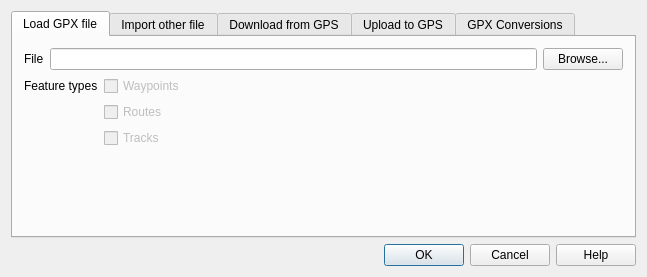
<?xml version="1.0" encoding="UTF-8"?>
<ui version="4.0">
 <class>QgsGPSPluginGuiBase</class>
 <widget class="QDialog" name="QgsGPSPluginGuiBase">
  <property name="geometry">
   <rect>
    <x>0</x>
    <y>0</y>
    <width>647</width>
    <height>277</height>
   </rect>
  </property>
  <property name="windowTitle">
   <string>GPS Tools</string>
  </property>
  <property name="windowIcon">
   <iconset>
    <normaloff/>
   </iconset>
  </property>
  <layout class="QVBoxLayout" name="verticalLayout_2">
   <item>
    <widget class="QTabWidget" name="tabWidget">
     <property name="currentIndex">
      <number>0</number>
     </property>
     <widget class="QWidget" name="tab1">
      <attribute name="title">
       <string>Load GPX file</string>
      </attribute>
      <layout class="QVBoxLayout" name="verticalLayout">
       <item>
        <layout class="QGridLayout" name="gridLayout_2">
         <item row="0" column="0">
          <widget class="QLabel" name="lblGPXFile">
           <property name="text">
            <string>File</string>
           </property>
           <property name="buddy">
            <cstring>pbnGPXSelectFile</cstring>
           </property>
          </widget>
         </item>
         <item row="0" column="1">
          <widget class="QgsFileDropEdit" name="leGPXFile"/>
         </item>
         <item row="0" column="2">
          <widget class="QPushButton" name="pbnGPXSelectFile">
           <property name="text">
            <string>Browse...</string>
           </property>
          </widget>
         </item>
        </layout>
       </item>
       <item>
        <layout class="QGridLayout" name="gridLayout_3">
         <item row="0" column="0">
          <widget class="QLabel" name="lblGPXFeatureTypes">
           <property name="text">
            <string>Feature types</string>
           </property>
           <property name="buddy">
            <cstring>cbGPXWaypoints</cstring>
           </property>
          </widget>
         </item>
         <item row="0" column="1">
          <widget class="QCheckBox" name="cbGPXWaypoints">
           <property name="enabled">
            <bool>false</bool>
           </property>
           <property name="text">
            <string>Waypoints</string>
           </property>
           <property name="checked">
            <bool>false</bool>
           </property>
          </widget>
         </item>
         <item row="1" column="1">
          <widget class="QCheckBox" name="cbGPXRoutes">
           <property name="enabled">
            <bool>false</bool>
           </property>
           <property name="text">
            <string>Routes</string>
           </property>
           <property name="checked">
            <bool>false</bool>
           </property>
          </widget>
         </item>
         <item row="2" column="1">
          <widget class="QCheckBox" name="cbGPXTracks">
           <property name="enabled">
            <bool>false</bool>
           </property>
           <property name="text">
            <string>Tracks</string>
           </property>
           <property name="checked">
            <bool>false</bool>
           </property>
          </widget>
         </item>
         <item row="1" column="2">
          <spacer name="horizontalSpacer">
           <property name="orientation">
            <enum>Qt::Horizontal</enum>
           </property>
           <property name="sizeHint" stdset="0">
            <size>
             <width>40</width>
             <height>20</height>
            </size>
           </property>
          </spacer>
         </item>
        </layout>
       </item>
       <item>
        <spacer name="verticalSpacer_2">
         <property name="orientation">
          <enum>Qt::Vertical</enum>
         </property>
         <property name="sizeHint" stdset="0">
          <size>
           <width>20</width>
           <height>40</height>
          </size>
         </property>
        </spacer>
       </item>
      </layout>
     </widget>
     <widget class="QWidget" name="tab2">
      <attribute name="title">
       <string>Import other file</string>
      </attribute>
      <layout class="QGridLayout" name="gridLayout">
       <item row="0" column="0">
        <widget class="QLabel" name="textLabel1_5">
         <property name="text">
          <string>File to import</string>
         </property>
         <property name="buddy">
          <cstring>pbnIMPInput</cstring>
         </property>
        </widget>
       </item>
       <item row="0" column="1">
        <widget class="QLineEdit" name="leIMPInput">
         <property name="enabled">
          <bool>false</bool>
         </property>
        </widget>
       </item>
       <item row="0" column="2">
        <widget class="QPushButton" name="pbnIMPInput">
         <property name="text">
          <string>Browse...</string>
         </property>
        </widget>
       </item>
       <item row="1" column="0">
        <widget class="QLabel" name="textLabel2_3">
         <property name="text">
          <string>Feature type</string>
         </property>
         <property name="buddy">
          <cstring>cmbIMPFeature</cstring>
         </property>
        </widget>
       </item>
       <item row="1" column="1">
        <widget class="QComboBox" name="cmbIMPFeature">
         <property name="minimumSize">
          <size>
           <width>130</width>
           <height>0</height>
          </size>
         </property>
        </widget>
       </item>
       <item row="3" column="0">
        <widget class="QLabel" name="textLabel1_6">
         <property name="text">
          <string>Layer name</string>
         </property>
         <property name="buddy">
          <cstring>leIMPLayer</cstring>
         </property>
        </widget>
       </item>
       <item row="3" column="1">
        <widget class="QLineEdit" name="leIMPLayer"/>
       </item>
       <item row="4" column="0">
        <widget class="QLabel" name="textLabel3_3">
         <property name="text">
          <string>GPX output file</string>
         </property>
         <property name="buddy">
          <cstring>leIMPOutput</cstring>
         </property>
        </widget>
       </item>
       <item row="4" column="1">
        <widget class="QLineEdit" name="leIMPOutput"/>
       </item>
       <item row="4" column="2">
        <widget class="QPushButton" name="pbnIMPOutput">
         <property name="text">
          <string>Save As...</string>
         </property>
        </widget>
       </item>
       <item row="5" column="1">
        <spacer name="verticalSpacer">
         <property name="orientation">
          <enum>Qt::Vertical</enum>
         </property>
         <property name="sizeHint" stdset="0">
          <size>
           <width>20</width>
           <height>40</height>
          </size>
         </property>
        </spacer>
       </item>
       <item row="2" column="1">
        <widget class="QLabel" name="textLabel2_6">
         <property name="text">
          <string>(Note: Selecting correct file type in browser dialog important!)</string>
         </property>
        </widget>
       </item>
      </layout>
     </widget>
     <widget class="QWidget" name="tab3">
      <attribute name="title">
       <string>Download from GPS</string>
      </attribute>
      <layout class="QGridLayout" name="gridLayout_4">
       <item row="0" column="0">
        <widget class="QLabel" name="textLabel1">
         <property name="text">
          <string>GPS device</string>
         </property>
         <property name="buddy">
          <cstring>cmbDLDevice</cstring>
         </property>
        </widget>
       </item>
       <item row="0" column="1">
        <widget class="QComboBox" name="cmbDLDevice">
         <property name="minimumSize">
          <size>
           <width>120</width>
           <height>0</height>
          </size>
         </property>
        </widget>
       </item>
       <item row="0" column="2">
        <widget class="QPushButton" name="pbDLEditDevices">
         <property name="sizePolicy">
          <sizepolicy hsizetype="Minimum" vsizetype="Fixed">
           <horstretch>0</horstretch>
           <verstretch>0</verstretch>
          </sizepolicy>
         </property>
         <property name="text">
          <string>Edit devices...</string>
         </property>
        </widget>
       </item>
       <item row="1" column="0">
        <widget class="QLabel" name="textLabel2_5">
         <property name="text">
          <string>Port</string>
         </property>
         <property name="buddy">
          <cstring>cmbDLPort</cstring>
         </property>
        </widget>
       </item>
       <item row="1" column="1">
        <widget class="QComboBox" name="cmbDLPort">
         <property name="minimumSize">
          <size>
           <width>90</width>
           <height>0</height>
          </size>
         </property>
        </widget>
       </item>
       <item row="1" column="2">
        <widget class="QPushButton" name="pbnRefresh">
         <property name="sizePolicy">
          <sizepolicy hsizetype="Minimum" vsizetype="Fixed">
           <horstretch>0</horstretch>
           <verstretch>0</verstretch>
          </sizepolicy>
         </property>
         <property name="text">
          <string>Refresh</string>
         </property>
        </widget>
       </item>
       <item row="2" column="0">
        <widget class="QLabel" name="textLabel1_3">
         <property name="text">
          <string>Feature type</string>
         </property>
         <property name="buddy">
          <cstring>cmbDLFeatureType</cstring>
         </property>
        </widget>
       </item>
       <item row="2" column="1">
        <widget class="QComboBox" name="cmbDLFeatureType">
         <property name="minimumSize">
          <size>
           <width>100</width>
           <height>0</height>
          </size>
         </property>
         <item>
          <property name="text">
           <string>Waypoints</string>
          </property>
         </item>
         <item>
          <property name="text">
           <string>Routes</string>
          </property>
         </item>
         <item>
          <property name="text">
           <string>Tracks</string>
          </property>
         </item>
        </widget>
       </item>
       <item row="3" column="0">
        <widget class="QLabel" name="textLabel1_2">
         <property name="text">
          <string>Layer name</string>
         </property>
         <property name="buddy">
          <cstring>leDLBasename</cstring>
         </property>
        </widget>
       </item>
       <item row="3" column="1">
        <widget class="QLineEdit" name="leDLBasename"/>
       </item>
       <item row="4" column="0">
        <widget class="QLabel" name="textLabel2">
         <property name="text">
          <string>Output file</string>
         </property>
         <property name="buddy">
          <cstring>leDLOutput</cstring>
         </property>
        </widget>
       </item>
       <item row="4" column="1">
        <widget class="QLineEdit" name="leDLOutput"/>
       </item>
       <item row="4" column="2">
        <widget class="QPushButton" name="pbnDLOutput">
         <property name="text">
          <string>Save As...</string>
         </property>
        </widget>
       </item>
       <item row="5" column="1">
        <spacer name="horizontalSpacer_3">
         <property name="orientation">
          <enum>Qt::Horizontal</enum>
         </property>
         <property name="sizeHint" stdset="0">
          <size>
           <width>40</width>
           <height>1</height>
          </size>
         </property>
        </spacer>
       </item>
      </layout>
     </widget>
     <widget class="QWidget" name="tab4">
      <attribute name="title">
       <string>Upload to GPS</string>
      </attribute>
      <layout class="QGridLayout" name="gridLayout_5">
       <item row="0" column="0">
        <widget class="QLabel" name="textLabel2_2">
         <property name="sizePolicy">
          <sizepolicy hsizetype="Minimum" vsizetype="Preferred">
           <horstretch>0</horstretch>
           <verstretch>0</verstretch>
          </sizepolicy>
         </property>
         <property name="text">
          <string>Data layer</string>
         </property>
         <property name="buddy">
          <cstring>cmbULLayer</cstring>
         </property>
        </widget>
       </item>
       <item row="0" column="1" colspan="2">
        <widget class="QComboBox" name="cmbULLayer">
         <property name="sizePolicy">
          <sizepolicy hsizetype="Expanding" vsizetype="Fixed">
           <horstretch>0</horstretch>
           <verstretch>0</verstretch>
          </sizepolicy>
         </property>
         <property name="minimumSize">
          <size>
           <width>90</width>
           <height>0</height>
          </size>
         </property>
        </widget>
       </item>
       <item row="1" column="0">
        <widget class="QLabel" name="textLabel2_4">
         <property name="sizePolicy">
          <sizepolicy hsizetype="Minimum" vsizetype="Preferred">
           <horstretch>0</horstretch>
           <verstretch>0</verstretch>
          </sizepolicy>
         </property>
         <property name="text">
          <string>GPS device</string>
         </property>
         <property name="buddy">
          <cstring>cmbULDevice</cstring>
         </property>
        </widget>
       </item>
       <item row="1" column="1" colspan="2">
        <widget class="QComboBox" name="cmbULDevice">
         <property name="sizePolicy">
          <sizepolicy hsizetype="Expanding" vsizetype="Fixed">
           <horstretch>0</horstretch>
           <verstretch>0</verstretch>
          </sizepolicy>
         </property>
         <property name="minimumSize">
          <size>
           <width>120</width>
           <height>0</height>
          </size>
         </property>
        </widget>
       </item>
       <item row="1" column="3">
        <widget class="QPushButton" name="pbULEditDevices">
         <property name="text">
          <string>Edit devices</string>
         </property>
        </widget>
       </item>
       <item row="2" column="0">
        <widget class="QLabel" name="textLabel3">
         <property name="sizePolicy">
          <sizepolicy hsizetype="Minimum" vsizetype="Preferred">
           <horstretch>0</horstretch>
           <verstretch>0</verstretch>
          </sizepolicy>
         </property>
         <property name="text">
          <string>Port</string>
         </property>
         <property name="buddy">
          <cstring>cmbULPort</cstring>
         </property>
        </widget>
       </item>
       <item row="2" column="1" colspan="2">
        <widget class="QComboBox" name="cmbULPort">
         <property name="sizePolicy">
          <sizepolicy hsizetype="Expanding" vsizetype="Fixed">
           <horstretch>0</horstretch>
           <verstretch>0</verstretch>
          </sizepolicy>
         </property>
         <property name="minimumSize">
          <size>
           <width>100</width>
           <height>0</height>
          </size>
         </property>
        </widget>
       </item>
       <item row="4" column="2">
        <spacer name="verticalSpacer_4">
         <property name="orientation">
          <enum>Qt::Vertical</enum>
         </property>
         <property name="sizeHint" stdset="0">
          <size>
           <width>20</width>
           <height>40</height>
          </size>
         </property>
        </spacer>
       </item>
       <item row="3" column="1">
        <spacer name="horizontalSpacer_2">
         <property name="orientation">
          <enum>Qt::Horizontal</enum>
         </property>
         <property name="sizeHint" stdset="0">
          <size>
           <width>40</width>
           <height>20</height>
          </size>
         </property>
        </spacer>
       </item>
      </layout>
     </widget>
     <widget class="QWidget" name="tab5">
      <attribute name="title">
       <string>GPX Conversions</string>
      </attribute>
      <layout class="QGridLayout" name="gridLayout_6">
       <item row="0" column="0">
        <widget class="QLabel" name="textLabel5_4">
         <property name="text">
          <string>GPX input file</string>
         </property>
         <property name="buddy">
          <cstring>pbnCONVInput</cstring>
         </property>
        </widget>
       </item>
       <item row="0" column="1">
        <widget class="QLineEdit" name="leCONVInput">
         <property name="enabled">
          <bool>false</bool>
         </property>
        </widget>
       </item>
       <item row="0" column="2">
        <widget class="QPushButton" name="pbnCONVInput">
         <property name="text">
          <string>Browse...</string>
         </property>
        </widget>
       </item>
       <item row="1" column="0">
        <widget class="QLabel" name="textLabel5_3">
         <property name="text">
          <string>Conversion</string>
         </property>
         <property name="buddy">
          <cstring>cmbCONVType</cstring>
         </property>
        </widget>
       </item>
       <item row="1" column="1">
        <widget class="QComboBox" name="cmbCONVType">
         <property name="minimumSize">
          <size>
           <width>10</width>
           <height>0</height>
          </size>
         </property>
        </widget>
       </item>
       <item row="2" column="0">
        <widget class="QLabel" name="textLabel5_2">
         <property name="text">
          <string>GPX output file</string>
         </property>
         <property name="buddy">
          <cstring>leCONVOutput</cstring>
         </property>
        </widget>
       </item>
       <item row="2" column="1">
        <widget class="QLineEdit" name="leCONVOutput"/>
       </item>
       <item row="3" column="0">
        <widget class="QLabel" name="textLabel5_1">
         <property name="text">
          <string>Layer name</string>
         </property>
         <property name="buddy">
          <cstring>leCONVLayer</cstring>
         </property>
        </widget>
       </item>
       <item row="3" column="1">
        <widget class="QLineEdit" name="leCONVLayer"/>
       </item>
       <item row="4" column="1">
        <spacer name="horizontalSpacer_4">
         <property name="orientation">
          <enum>Qt::Horizontal</enum>
         </property>
         <property name="sizeHint" stdset="0">
          <size>
           <width>40</width>
           <height>20</height>
          </size>
         </property>
        </spacer>
       </item>
       <item row="5" column="1">
        <spacer name="verticalSpacer_5">
         <property name="orientation">
          <enum>Qt::Vertical</enum>
         </property>
         <property name="sizeHint" stdset="0">
          <size>
           <width>20</width>
           <height>40</height>
          </size>
         </property>
        </spacer>
       </item>
       <item row="2" column="2">
        <widget class="QPushButton" name="pbnCONVOutput">
         <property name="text">
          <string>Save As...</string>
         </property>
        </widget>
       </item>
      </layout>
     </widget>
    </widget>
   </item>
   <item>
    <widget class="QDialogButtonBox" name="buttonBox">
     <property name="orientation">
      <enum>Qt::Horizontal</enum>
     </property>
     <property name="standardButtons">
      <set>QDialogButtonBox::Cancel|QDialogButtonBox::Help|QDialogButtonBox::Ok</set>
     </property>
    </widget>
   </item>
  </layout>
 </widget>
 <layoutdefault spacing="6" margin="11"/>
 <customwidgets>
  <customwidget>
   <class>QgsFileDropEdit</class>
   <extends>QLineEdit</extends>
   <header>qgsfiledropedit.h</header>
  </customwidget>
 </customwidgets>
 <tabstops>
  <tabstop>tabWidget</tabstop>
  <tabstop>leGPXFile</tabstop>
  <tabstop>pbnGPXSelectFile</tabstop>
  <tabstop>cbGPXWaypoints</tabstop>
  <tabstop>cbGPXRoutes</tabstop>
  <tabstop>cbGPXTracks</tabstop>
  <tabstop>leIMPInput</tabstop>
  <tabstop>pbnIMPInput</tabstop>
  <tabstop>cmbIMPFeature</tabstop>
  <tabstop>leIMPLayer</tabstop>
  <tabstop>leIMPOutput</tabstop>
  <tabstop>pbnIMPOutput</tabstop>
  <tabstop>cmbDLDevice</tabstop>
  <tabstop>pbDLEditDevices</tabstop>
  <tabstop>cmbDLPort</tabstop>
  <tabstop>pbnRefresh</tabstop>
  <tabstop>cmbDLFeatureType</tabstop>
  <tabstop>leDLBasename</tabstop>
  <tabstop>leDLOutput</tabstop>
  <tabstop>pbnDLOutput</tabstop>
  <tabstop>cmbULLayer</tabstop>
  <tabstop>cmbULDevice</tabstop>
  <tabstop>pbULEditDevices</tabstop>
  <tabstop>cmbULPort</tabstop>
  <tabstop>leCONVInput</tabstop>
  <tabstop>pbnCONVInput</tabstop>
  <tabstop>cmbCONVType</tabstop>
  <tabstop>leCONVOutput</tabstop>
  <tabstop>pbnCONVOutput</tabstop>
  <tabstop>leCONVLayer</tabstop>
  <tabstop>buttonBox</tabstop>
 </tabstops>
 <resources>
  <include location="qgsgps_plugin.qrc"/>
 </resources>
 <connections/>
</ui>
